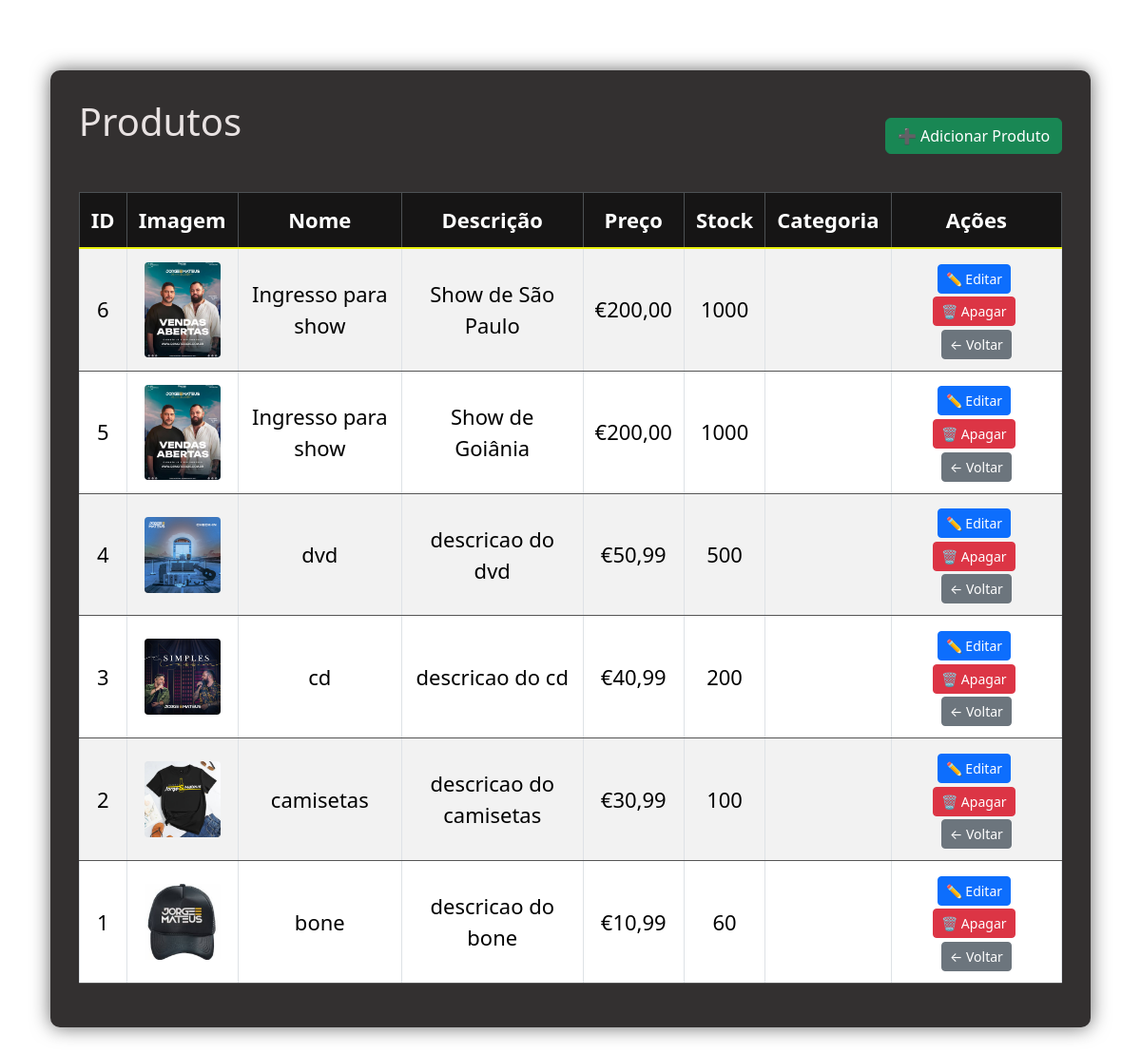
Screenshot of /admin/produtos.php (signed in) with the database file from the repository.
### tables this page shows
CREATE TABLE `produtos` (
  `id` int(11) NOT NULL AUTO_INCREMENT,
  `nome` varchar(255) NOT NULL,
  `descricao` text NOT NULL,
  `preco` decimal(10,2) NOT NULL,
  `imagem` varchar(255) NOT NULL,
  `stock` int(11) NOT NULL DEFAULT 0,
  `categoria_id` int(11) DEFAULT NULL,
  PRIMARY KEY (`id`),
  KEY `categoria_id` (`categoria_id`),
  CONSTRAINT `fk_categoria` FOREIGN KEY (`categoria_id`) REFERENCES `categorias` (`id`) ON DELETE SET NULL ON UPDATE CASCADE
);

### admin/produtos.php (the view, shortened to what this page needs)
<?php
require_once __DIR__ . '/../includes/config.php';
$stmt = $pdo->query("SELECT * FROM produtos ORDER BY id DESC");
$produtos = $stmt->fetchAll(PDO::FETCH_ASSOC);
?>
<!DOCTYPE html>
<html lang="pt">
<head>
    <link href="https://cdn.jsdelivr.net/npm/bootstrap@5.3.7/dist/css/bootstrap.min.css" rel="stylesheet">
</head>
<body class="p-4">
    <div class="container">
        <div class="header-section">
            <h2>Produtos</h2>
            <a href="adicionar_produto.php" class="btn btn-success">➕ Adicionar Produto</a>
        </div>
        <table class="table table-striped table-bordered align-middle">
            <thead class="table-dark">
                <tr>
                    <th>ID</th>
                    <th>Imagem</th>
                    <th>Nome</th>
                    <th>Descrição</th>
                    <th>Preço</th>
                    <th>Stock</th>
                    <th>Categoria</th>
                    <th>Ações</th>
                </tr>
            </thead>
            <tbody>
                <?php foreach ($produtos as $produto): ?>
                    <tr>
                        <td><?= $produto['id'] ?></td>
                        <td>
                            <img src="../photos/<?= htmlspecialchars($produto['imagem']) ?>"
                                onerror="this.src='https://placehold.co/80x80?text=Sem+imagem'">
                        </td>
                        <td><?= htmlspecialchars($produto['nome']) ?></td>
                        <td><?= htmlspecialchars($produto['descricao']) ?></td>
                        <td>€<?= number_format($produto['preco'], 2, ',', '.') ?></td>
                        <td><?= $produto['stock'] ?></td>
                        <td><?= $produto['categoria_id'] ?></td>
                        <td>
                            <a href="editar_produto.php?id=<?= $produto['id'] ?>"
                                class="btn btn-primary btn-sm btn-action">✏️ Editar</a>
                            <a href="apagar_produto.php?id=<?= $produto['id'] ?>" class="btn btn-danger btn-sm btn-action"
                                onclick="return confirm('Apagar produto?')">🗑️ Apagar</a>
                            <a href="dashboard.php" class="btn btn-secondary btn-sm">← Voltar</a>
                        </td>
                    </tr>
                <?php endforeach; ?>
            </tbody>
        </table>
    </div>
</body>
</html>

### admin/produtos.php (style rules this page uses)
.container { margin: 50px auto; padding: 30px; background-color: #333030; border-radius: 10px; width: 95%; max-width: 1100px; box-shadow: 0 0 20px rgba(0, 0, 0, 0.6); color: #e8e2e2; overflow-x: auto; }
.container h2 { text-align: center; font-size: 40px; margin-bottom: 30px; color: #e8e2e2; }
.table { width: 100%; min-width: 600px; border-collapse: collapse; color: #f9f2f2; font-size: clamp(14px, 2vw, 22px); }
.table th { background-color: #161515; padding: 12px; border-bottom: 2px solid #eaf20d; text-align: center; }
.table td { padding: 12px; text-align: center; border-bottom: 1px solid #555; }
.table img { width: 80px; height: auto; border-radius: 4px; }
.btn-action { margin-right: 5px; }
.header-section { display: flex; justify-content: space-between; align-items: center; margin-bottom: 20px; }

### rows the page displays
produtos: id "6", imagem (picture), nome "Ingresso para show", descricao "Show de São Paulo", preco "200,00", stock "1000"
produtos: id "5", imagem (picture), nome "Ingresso para show", descricao "Show de Goiânia", preco "200,00", stock "1000"
produtos: id "4", imagem (picture), nome "dvd", descricao "descricao do dvd", preco "50,99", stock "500"
produtos: id "3", imagem (picture), nome "cd", descricao "descricao do cd", preco "40,99", stock "200"
produtos: id "2", imagem (picture), nome "camisetas", descricao "descricao do camisetas", preco "30,99", stock "100"
produtos: id "1", imagem (picture), nome "bone", descricao "descricao do bone", preco "10,99", stock "60"
